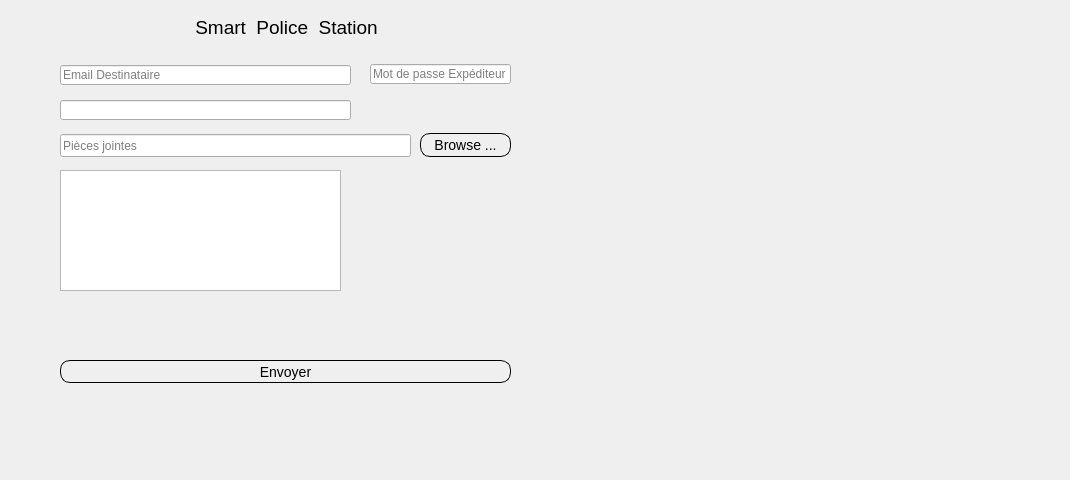
     <widget class="QWidget" name="tab_5">
      <attribute name="icon">
       <iconset>
        <normaloff>../../../../zraib/OneDrive/Bureau/ifinal-_5_/PoliceStation2/Nouveau dossier/téléchargement (3).png</normaloff>../../../../zraib/OneDrive/Bureau/ifinal-_5_/PoliceStation2/Nouveau dossier/téléchargement (3).png</iconset>
      </attribute>
      <attribute name="title">
       <string>Emailing</string>
      </attribute>
      <widget class="QLineEdit" name="rcpt">
       <property name="geometry">
        <rect>
         <x>60</x>
         <y>65</y>
         <width>291</width>
         <height>20</height>
        </rect>
       </property>
       <property name="readOnly">
        <bool>false</bool>
       </property>
       <property name="placeholderText">
        <string>Email Destinataire</string>
       </property>
      </widget>
      <widget class="QPushButton" name="browseBtn">
       <property name="geometry">
        <rect>
         <x>420</x>
         <y>133</y>
         <width>91</width>
         <height>24</height>
        </rect>
       </property>
       <property name="styleSheet">
        <string notr="true">#browseBtn
{
	border-color:black;
border-style: outset;
  border-width: 1px;
  border-radius: 10px;
  font: 14px;
  padding: 2px;

}
#browseBtn:hover
{
	border-color:blue;
}</string>
       </property>
       <property name="text">
        <string>Browse ...</string>
       </property>
      </widget>
      <widget class="QLineEdit" name="file">
       <property name="geometry">
        <rect>
         <x>60</x>
         <y>134</y>
         <width>351</width>
         <height>23</height>
        </rect>
       </property>
       <property name="placeholderText">
        <string>Pièces jointes</string>
       </property>
      </widget>
      <widget class="QPushButton" name="sendBtn">
       <property name="geometry">
        <rect>
         <x>60</x>
         <y>360</y>
         <width>451</width>
         <height>23</height>
        </rect>
       </property>
       <property name="styleSheet">
        <string notr="true">#sendBtn
{
	border-color: black;
border-style: outset;
  border-width: 1px;
  border-radius: 10px;
  font: 14px;
  padding: 2px;

}
#sendBtn:hover
{
	border-color:blue;
}</string>
       </property>
       <property name="text">
        <string>Envoyer</string>
       </property>
      </widget>
      <widget class="QLineEdit" name="mail_pass">
       <property name="geometry">
        <rect>
         <x>370</x>
         <y>64</y>
         <width>141</width>
         <height>20</height>
        </rect>
       </property>
       <property name="echoMode">
        <enum>QLineEdit::Password</enum>
       </property>
       <property name="placeholderText">
        <string>Mot de passe Expéditeur</string>
       </property>
      </widget>
      <widget class="QLabel" name="policou_5">
       <property name="geometry">
        <rect>
         <x>190</x>
         <y>10</y>
         <width>351</width>
         <height>35</height>
        </rect>
       </property>
       <property name="sizePolicy">
        <sizepolicy hsizetype="Preferred" vsizetype="Maximum">
         <horstretch>0</horstretch>
         <verstretch>0</verstretch>
        </sizepolicy>
       </property>
       <property name="font">
        <font>
         <family>Arial</family>
         <pointsize>14</pointsize>
         <weight>50</weight>
         <bold>false</bold>
         <underline>false</underline>
        </font>
       </property>
       <property name="text">
        <string> Smart  Police  Station</string>
       </property>
       <property name="textFormat">
        <enum>Qt::PlainText</enum>
       </property>
      </widget>
      <widget class="QTextEdit" name="Texte">
       <property name="geometry">
        <rect>
         <x>60</x>
         <y>170</y>
         <width>281</width>
         <height>121</height>
        </rect>
       </property>
      </widget>
      <widget class="QLineEdit" name="Objet">
       <property name="geometry">
        <rect>
         <x>60</x>
         <y>100</y>
         <width>291</width>
         <height>20</height>
        </rect>
       </property>
      </widget>
      <widget class="QLabel" name="label_34">
       <property name="geometry">
        <rect>
         <x>-20</x>
         <y>0</y>
         <width>1061</width>
         <height>471</height>
        </rect>
       </property>
       <property name="text">
        <string/>
       </property>
       <property name="pixmap">
        <pixmap>../../Integration/integration/ifinal/ranger-4df6c1b6.png</pixmap>
       </property>
      </widget>
      <zorder>label_34</zorder>
      <zorder>rcpt</zorder>
      <zorder>browseBtn</zorder>
      <zorder>file</zorder>
      <zorder>sendBtn</zorder>
      <zorder>mail_pass</zorder>
      <zorder>policou_5</zorder>
      <zorder>Texte</zorder>
      <zorder>Objet</zorder>
     </widget>
